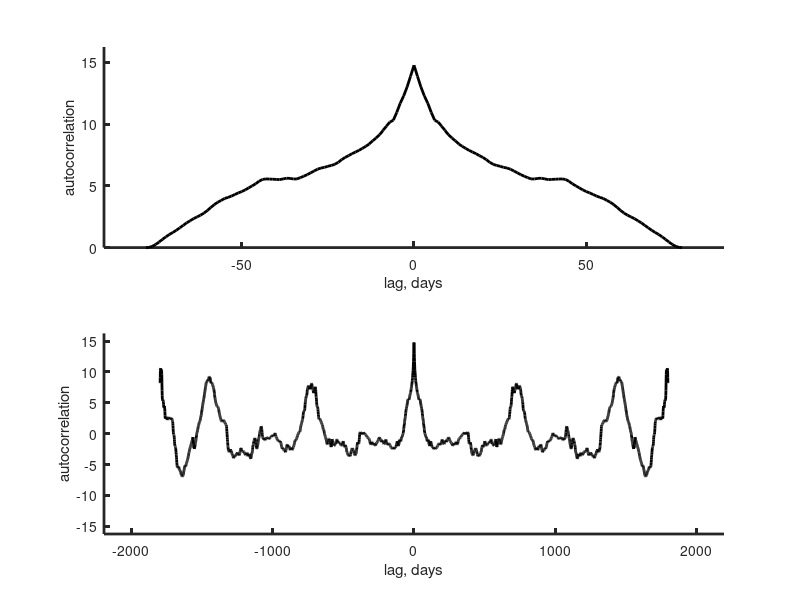

Source code (MATLAB):
% prob09_03
% modified from eda09_03
% load the reynolds_interpolatede.txt data set
% compute and plot autocorrelation

D=load('reynolds_interpolated.txt');
t=D(:,1); % time
d=D(:,7)-mean(D(:,7)); % chlorophyll. demeaned
N=length(d);
Dt=1;

a = xcorr(d-mean(d));
tau = Dt*[-N+1:N-1]';
Nk = [1:N, N-1:-1:1]';

% correction for length of timeseries
a = a ./ Nk;

figure(1);
clf;

subplot(2,1,1);
set(gca,'LineWidth',2);
hold on;

axis( [ -30*3, 30*3, 0, 1.1*max(a) ] );
plot( tau, a, 'k-', 'LineWidth', 2 );
xlabel('lag, days');
ylabel('autocorrelation');

subplot(2,1,2);
set(gca,'LineWidth',2);
hold on;

axis( [ -365.25*6, 365.25*6, -1.1*max(a), 1.1*max(a) ] );
plot( tau, a, 'k-', 'LineWidth', 2 );
xlabel('lag, days');
ylabel('autocorrelation');

